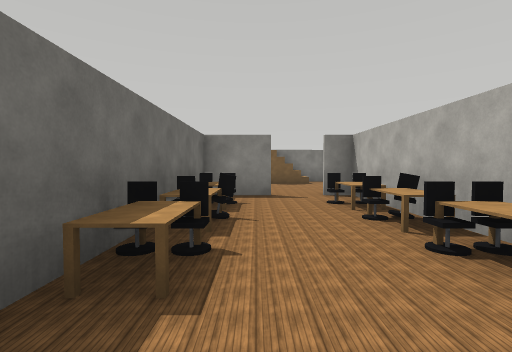
[1] (above)

16 first-person views from a walk through a world built for the Webots simulator. The camera is 1.3 m above the floor, tilts 2° down and sees 85° across. Doors are drawn as open doorways. The floor is counted in squares, 2 m on a side. Each view is taken from the middle of a square. On the plan, view 1 faces up. The plan holds only what a view shows up to about 9 squares ahead; the rest is blank. Simple shapes and patterns stand in for the simulator's stock objects.

[2]
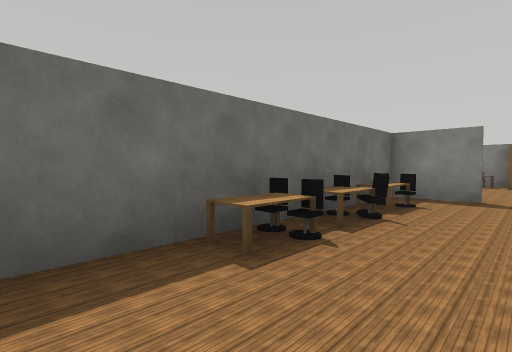

[3]
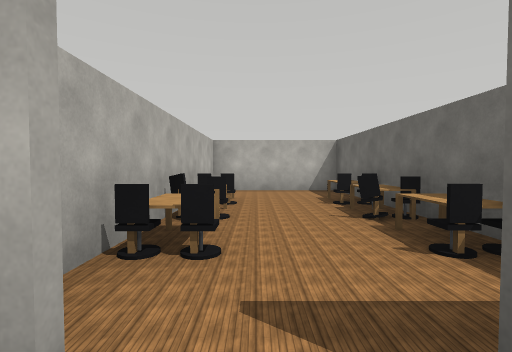

[4]
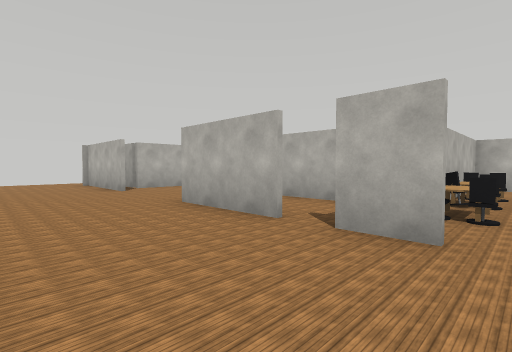

[5]
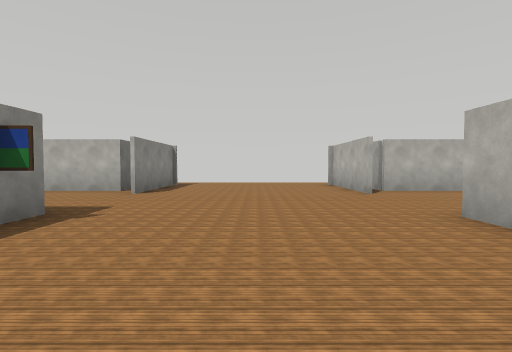

[6]
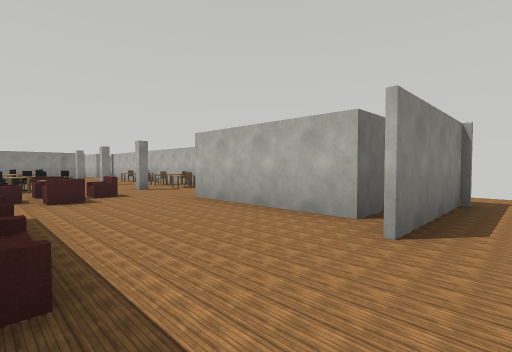

[7]
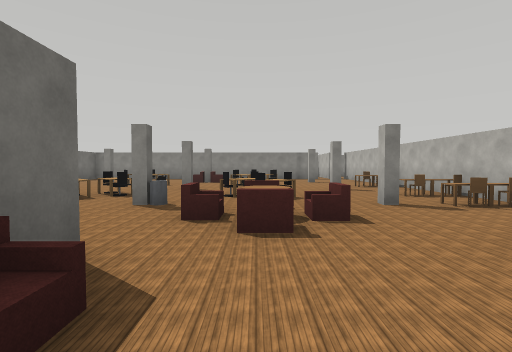

[8]
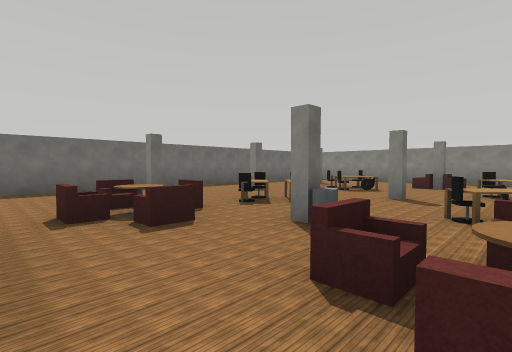

[9]
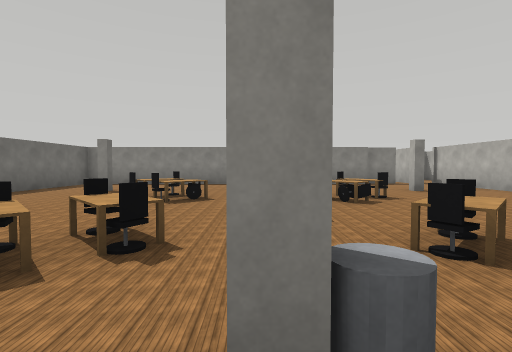

[10]
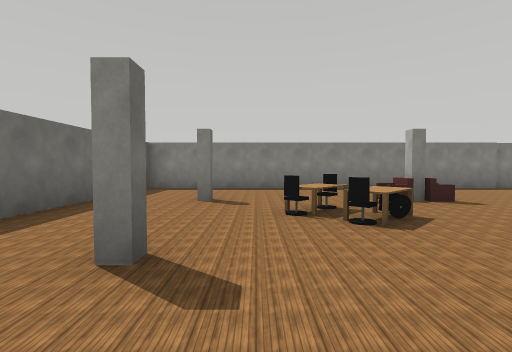

[11]
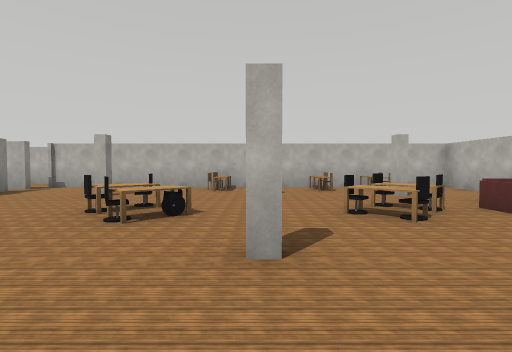

[12]
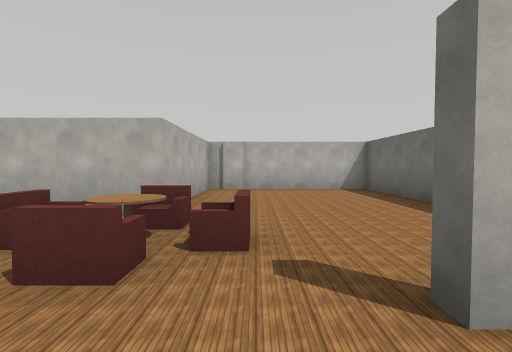

[13]
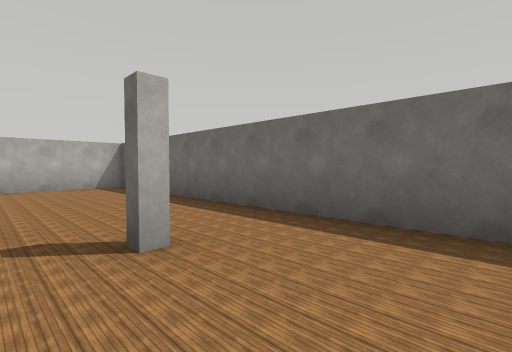

[14]
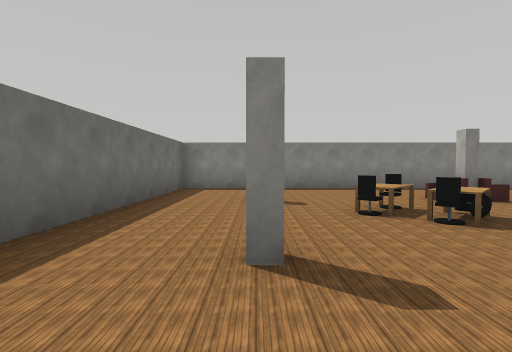

[15]
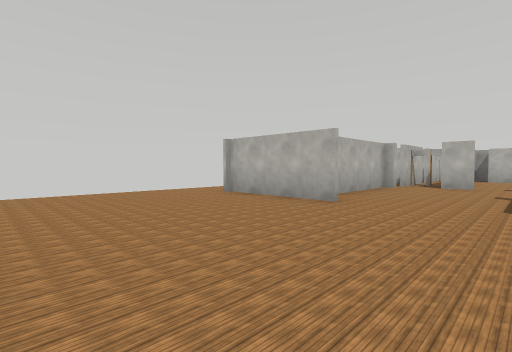

[16]
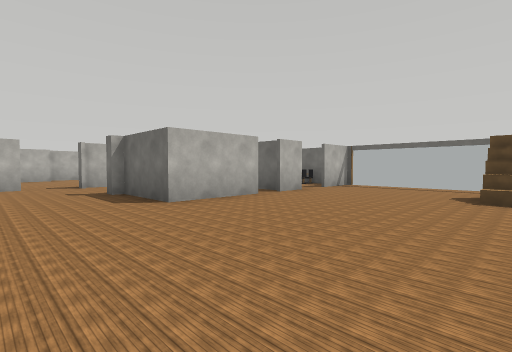

### Floor plan
Key: @ floor where view 1 was taken; # wall or solid block; . floor; D open door; C office chair; T table; S stairs; P painting; E desk; A armchair; H chair; F sofa; B bin; O other object.
Columns run from 2 left of view 1 to 13 right of it. Each row starts with its distance up from view 1.
 29 ###############
 28 #..........##.#
 27 #.............#
 26 #.............#
 25 #..#.T.A...#..#
 24 #...CCC.CTC...#
 23 #....C...C..OO#
 22 #..#...#...#.O#
 21 #....CT..C...O#
 20 #....CC.CTC.OO#
 19 #..#.C.B.C.#EO#
 18 #...AA..AA...H#
 17 #....AA..AA...#
 16 #.....##...####
 15 #.....# F..#
 14 #.....# F..#
 13 #.....# F..##
 12 #######P...####.
 11  OOSS...........
 10  ...............
  9  ...............
  8  ...............
  7   ..............
  6  ##.#.###..####.
  5  OCCTC..#..#
  4  CC.C ###..#
  3  T.CT   ...#
  2  TCCC  ....#
  1 #C..#  #..DD
  0 #.@.#
 -1 #####

Where each view was taken, in squares from view 1:
view 1: 0 up, 0 right, facing up
view 2: 0 up, 1 right, facing up-left
view 3: 7 up, 1 right, facing down
view 4: 9 up, 1 right, facing down-right
view 5: 9 up, 2 right, facing right
view 6: 11 up, 6 right, facing up-right
view 7: 14 up, 7 right, facing up
view 8: 16 up, 7 right, facing up-left
view 9: 18 up, 5 right, facing up
view 10: 20 up, 2 right, facing up
view 11: 22 up, 3 right, facing right
view 12: 20 up, 2 right, facing down
view 13: 21 up, 2 right, facing down-left
view 14: 20 up, 1 right, facing up
view 15: 11 up, 6 right, facing down-right
view 16: 11 up, 8 right, facing down-left
